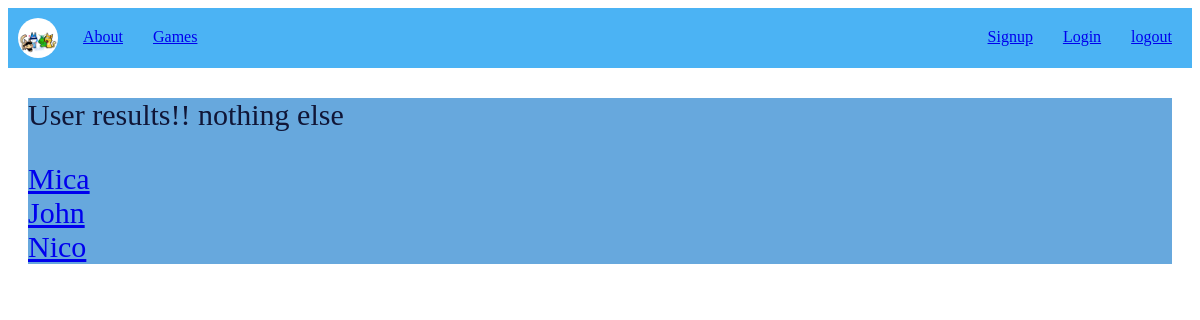
/UserPage, run on an earlier commit of the app's database.
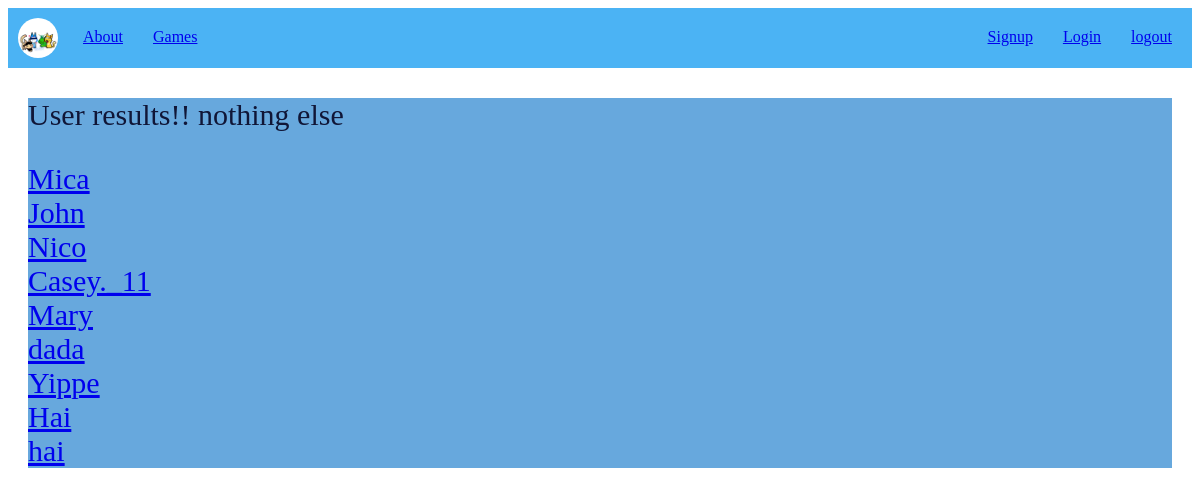
And on a later commit of the database.
### tables this page shows
CREATE TABLE "User" (
	"id"	INTEGER NOT NULL UNIQUE,
	"Username"	TEXT NOT NULL UNIQUE,
	"Password"	TEXT NOT NULL UNIQUE,
	"Game_fav"	INTEGER,
	PRIMARY KEY("id" AUTOINCREMENT)
);

### app.py (the view)
@app.route('/UserPage' )
def user():
    results = query_db("SELECT * FROM User")
    return render_template('UserPage.html', results=results)

### app.py (called while the page is built)
def query_db(sql,args=(),one=False):
    db = sqlite3.connect(DATABASE)
    cursor = db.cursor()
    cursor.execute(sql, args)
    results = cursor.fetchall()
    db.commit()
    db.close()
    return (results[0] if results else None) if one else results

### templates/UserPage.html
{% extends 'base.html' %}
{% block content%}
<section class="UserBox">
    <p> User results!! nothing else </p>
    {% for User in results %}
        <li>
            <a href="User/{{User[0]}}">{{ User[1] }}</a>
        </li>
    {% endfor %}
</section>
{% endblock %}

### templates/base.html (shortened to what this page needs)
<!DOCTYPE html>
<html lang="en">
<head>
    <link rel="stylesheet" href="{{ url_for('static', filename= 'style.css') }}">
</head>
<body>
    {% include 'nav.html' %}
    {% block content %}
    {% endblock %}
</body>
</html>

### templates/nav.html
<nav class="navbar">
    <img src="{{ url_for('static', filename= 'test-1-2.jpg') }}" alt="Epik Lago" class="logo">
        <div>
            <ul>
                <li><a class="nav-left" href="/">About</a></li>
                <li><a class="nav-left" href="/Game">Games</a></li>
            </ul>
        </div>
        <div>
            <ul>
                <li><a class="nav-right" href="/logout">logout</a></li>
                <li><a class="nav-right" href="/Login">Login</a></li>
                <li><a class="nav-right" href="/signup">Signup</a></li>
            </ul>
        </div>
</nav>

### static/style.css (style rules this page uses)
p { background-color: #67a8dd; color: #101637; }
.navbar { background-color: rgb(75, 179, 244); overflow: hidden; padding: 0px; margin: 0px; position: sticky; }
.navbar ul { list-style-type: none; margin: 5px; }
.navbar a { display: block; padding: 15px; text-align: center; display:block; }
.logo { float: left; width: 40px; height: 40px; margin: 10px; border-radius: 50%; display: block; }
.nav-left { float: left; }
.nav-right { float: right; }
.UserBox { background-color: #67a8dd; color: #101637; font-size: 30px; margin: 20px; list-style-type: none; }

What changed in the data, as far as the page shows it:
added User: Username "Casey._11"
added User: Username "Mary"
added User: Username "dada"
added User: Username "Yippe"
added User: Username "Hai"
added User: Username "hai"
